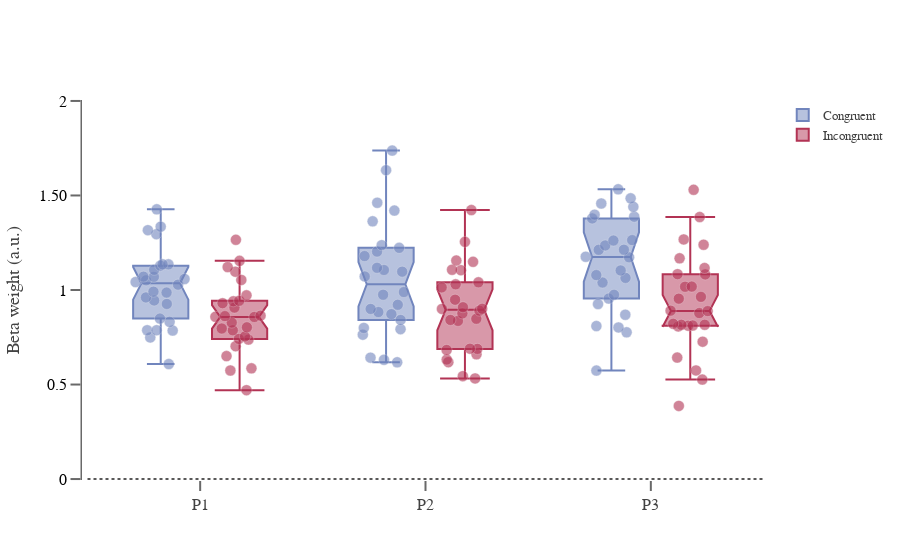

Source (notebook cell):
### Code cell
# Stimulus following one similar orientated (do not differ in many degrees) are weighted less than others
# preceded by stimuli from distant orientations.

fig = go.Figure()
data = log_regpre_orient_params

dat = log_regpre_orient_params.loc[(log_regpre_orient_params['cong_stim_OV'] == 0),:]
fig.add_trace(go.Box( #boxplot for the condition were one stimuli is followed by another similar oriented
    y=dat['weight'], x=dat['nrep'], boxpoints='all',
    jitter=0.99, # add some jitter for a better separation between points
    pointpos=0,
        marker=dict(color='#3FBFAA', size=11, opacity=0.6, line=dict(color='#f2f2f2', width=.4)),
    notched=True, notchwidth=0.15,
    name='Congruent', # Stimuli followed by another similar in orientation
    marker_color='#7185bd'))

dat = log_regpre_orient_params.loc[(log_regpre_orient_params['cong_stim_OV'] == 1),:]
fig.add_trace(go.Box( #condition for samples that follow stimuli pysichaly similar
    y=dat['weight'], x=dat['nrep'], boxpoints='all', pointpos=0, jitter=0.99,
    whiskerwidth=0.9,
    marker=dict(color='#9F68E3', size=11, opacity=0.6, line=dict(color='#f2f2f2', width=.4)),
    notched=True, notchwidth=0.15, 
    name='Incongruent', # Stimuli followed by another very different in orientation
    marker_color='#b23354'))

fig.update_layout(boxmode='group',)
fig.update_layout(template='plotly_white', xaxis=dict(showgrid=False),
    yaxis=dict(gridcolor='white'))

fig.update_xaxes(showline=False, linewidth=1.5, linecolor='#696969')
fig.update_yaxes(showline=True, linewidth=1.5, linecolor='#696969',
                 tickfont=dict(family='Balto, sans-serif', color='#000000', size=16))
fig.update_xaxes(tickvals = [0, 1, 2], ticktext=['P1', 'P2', 'P3'], 
                 tickangle=0, tickfont=dict(family='Balto, sans-serif', color='#424242', size=16))
fig.update_yaxes(tickvals= [0, .5, 1, 1.50, 2], ticktext=['0', '0.5', '1', '1.50', '2'])
fig.update_yaxes(ticks="outside", tickwidth=2, tickcolor='#696969', ticklen=10)
fig.update_xaxes(ticks="outside", tickwidth=2, tickcolor='#696969', ticklen=10)

fig.update_yaxes(showgrid=False)
fig.update_layout(
    yaxis_title="Beta weight (a.u.)",
    font=dict(family="Balto, sans-serif", size=15, color= "#424242"))

fig.update_layout(
    legend=dict(traceorder="normal", font=dict(family="Balto, sans-serif",size=13,color="#424242")))

fig['layout']['yaxis'].update(range=[-.005, 2.005])

fig.update_yaxes(zeroline=False, zerolinewidth=0, zerolinecolor='Black')
fig.add_shape(type="line", xref="x", yref="y", x0=-0.5, y0=0, x1=2.5, y1=0, line=dict(
                color="#595858", width=2.2, dash="dot",))

fig.show()

### Figure 1 — Plotly figure (JSON) as saved in the notebook; plotly's stock layout.template omitted (floating-point values rounded to 4 significant figures)
{"data": [{"boxpoints": "all", "jitter": 0.99, "marker": {"color": "#7185bd", "line": {"color": "#f2f2f2", "width": 0.4}, "opacity": 0.6, "size": 11}, "name": "Congruent", "notched": true, "notchwidth": 0.15, "pointpos": 0, "type": "box", "x": [0, 1, 2, 0, 1, 2, 0, 1, 2, 0, 1, 2, 0, 1, 2, 0, 1, 2, 0, 1, 2, 0, 1, 2, 0, 1, 2, 0, 1, 2, 0, 1, 2, 0, 1, 2, 0, 1, 2, 0, 1, 2, 0, 1, 2, 0, 1, 2, 0, 1, 2, 0, 1, 2, 0, 1, 2, 0, 1, 2, 0, 1, 2, 0, 1, 2, 0, 1, 2, 0, 1, 2, 0, 1, 2, 0, 1, 2], "y": [0.9864, 1.237, 1.173, 0.7856, 0.8998, 0.8691, 1.051, 1.179, 1.213, 1.028, 0.9218, 1.079, 1.07, 1.072, 1.264, 0.6083, 0.6307, 0.7762, 1.107, 1.117, 1.262, 1.427, 1.737, 1.485, 0.8486, 1.461, 1.458, 1.295, 1.42, 1.379, 1.058, 0.9749, 1.212, 1.136, 1.223, 1.176, 1.136, 0.8722, 1.064, 0.9607, 0.7636, 1.039, 0.9912, 1.106, 1.236, 1.042, 0.8834, 1.103, 1.071, 1.363, 1.399, 1.317, 1.203, 1.388, 0.7872, 0.793, 0.802, 0.8315, 0.7993, 0.9257, 1.335, 1.634, 1.533, 1.129, 1.097, 1.44, 0.7872, 0.6177, 0.9746, 0.9261, 0.8414, 0.8092, 0.9447, 0.9891, 0.9547, 0.749, 0.6423, 0.5738]}, {"boxpoints": "all", "jitter": 0.99, "marker": {"color": "#b23354", "line": {"color": "#f2f2f2", "width": 0.4}, "opacity": 0.6, "size": 11}, "name": "Incongruent", "notched": true, "notchwidth": 0.15, "pointpos": 0, "type": "box", "whiskerwidth": 0.9, "x": [0, 1, 2, 0, 1, 2, 0, 1, 2, 0, 1, 2, 0, 1, 2, 0, 1, 2, 0, 1, 2, 0, 1, 2, 0, 1, 2, 0, 1, 2, 0, 1, 2, 0, 1, 2, 0, 1, 2, 0, 1, 2, 0, 1, 2, 0, 1, 2, 0, 1, 2, 0, 1, 2, 0, 1, 2, 0, 1, 2, 0, 1, 2, 0, 1, 2, 0, 1, 2, 0, 1, 2, 0, 1, 2, 0, 1, 2], "y": [0.7375, 0.8478, 0.811, 0.8642, 1.105, 0.9637, 0.7414, 0.9486, 1.018, 0.7026, 0.6886, 0.8213, 0.7868, 0.8364, 0.8121, 0.9717, 0.6321, 0.9542, 1.266, 1.255, 1.268, 0.9301, 0.8415, 0.878, 1.121, 1.423, 1.53, 0.8276, 0.8908, 0.8074, 0.9068, 0.8763, 1.084, 0.9432, 1.03, 1.168, 0.8028, 1.041, 1.017, 0.9401, 0.9089, 0.8909, 1.097, 1.014, 0.8883, 0.7963, 0.8996, 0.8162, 0.4702, 0.5324, 0.5744, 0.8619, 0.9007, 1.082, 0.7543, 0.6895, 0.816, 0.6502, 0.5444, 0.526, 1.053, 1.156, 1.239, 0.8584, 1.107, 1.116, 1.154, 1.149, 1.386, 0.5742, 0.6181, 0.6425, 0.5855, 0.66, 0.7265, 0.8571, 0.6827, 0.3868]}], "layout": {"autosize": true, "boxmode": "group", "font": {"color": "#424242", "family": "Balto, sans-serif", "size": 15}, "legend": {"font": {"color": "#424242", "family": "Balto, sans-serif", "size": 13}, "traceorder": "normal"}, "shapes": [{"line": {"color": "#595858", "dash": "dot", "width": 2.2}, "type": "line", "x0": -0.5, "x1": 2.5, "xref": "x", "y0": 0, "y1": 0, "yref": "y"}], "xaxis": {"autorange": true, "linecolor": "#696969", "linewidth": 1.5, "range": [-0.5145, 2.515], "showgrid": false, "showline": false, "tickangle": 0, "tickcolor": "#696969", "tickfont": {"color": "#424242", "family": "Balto, sans-serif", "size": 16}, "ticklen": 10, "ticks": "outside", "ticktext": ["P1", "P2", "P3"], "tickvals": [0, 1, 2], "tickwidth": 2, "type": "linear"}, "yaxis": {"gridcolor": "white", "linecolor": "#696969", "linewidth": 1.5, "range": [-0.005, 2.005], "showgrid": false, "showline": true, "tickcolor": "#696969", "tickfont": {"color": "#000000", "family": "Balto, sans-serif", "size": 16}, "ticklen": 10, "ticks": "outside", "ticktext": ["0", "0.5", "1", "1.50", "2"], "tickvals": [0, 0.5, 1, 1.5, 2], "tickwidth": 2, "title": {"text": "Beta weight (a.u.)"}, "type": "linear", "zeroline": false, "zerolinecolor": "Black", "zerolinewidth": 0}}}
